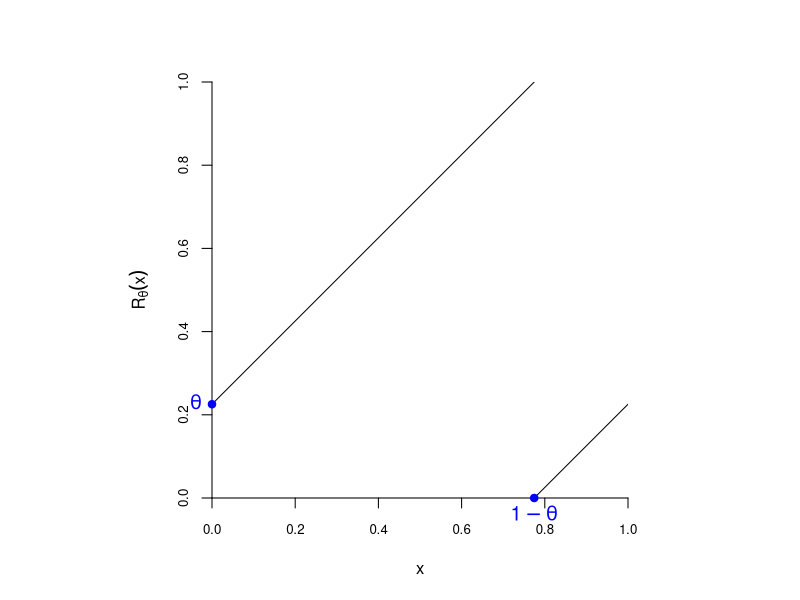
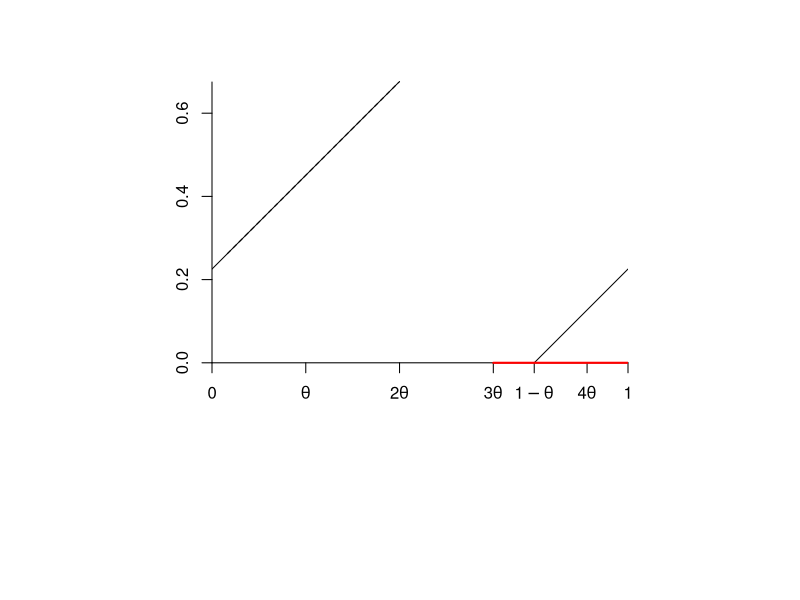
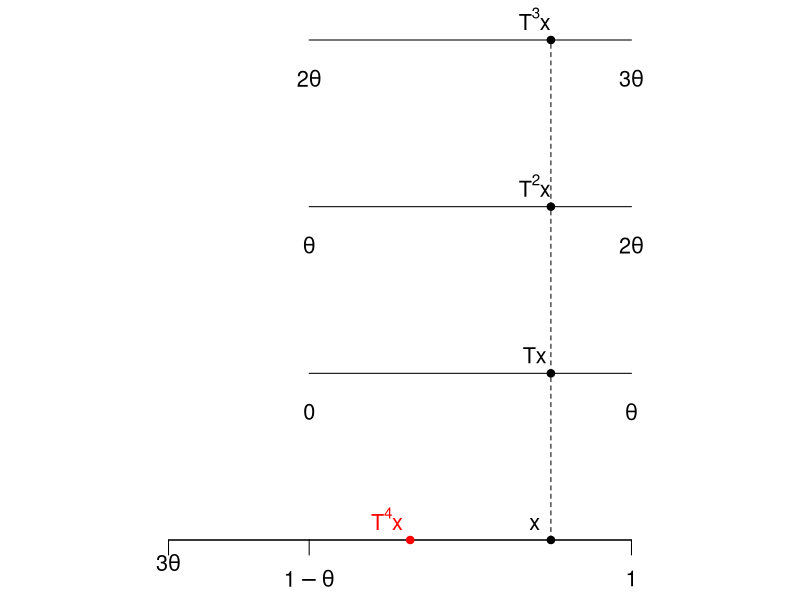
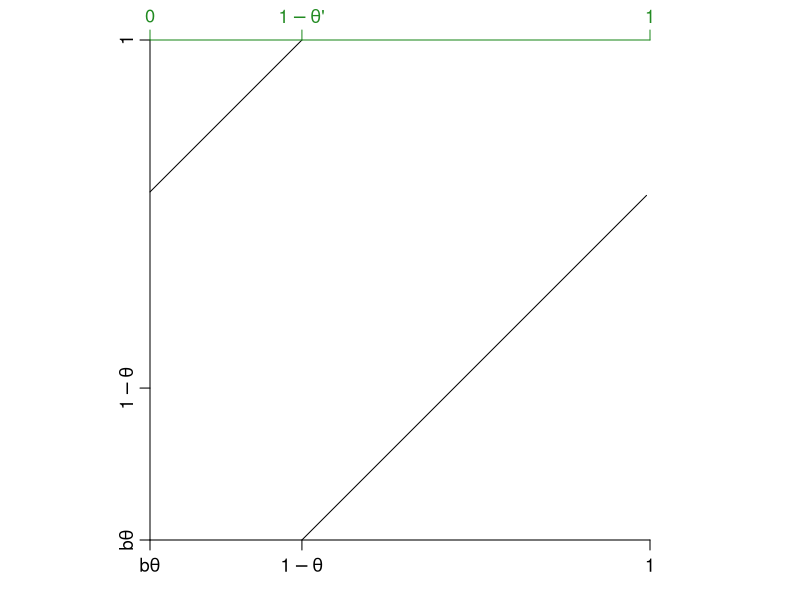
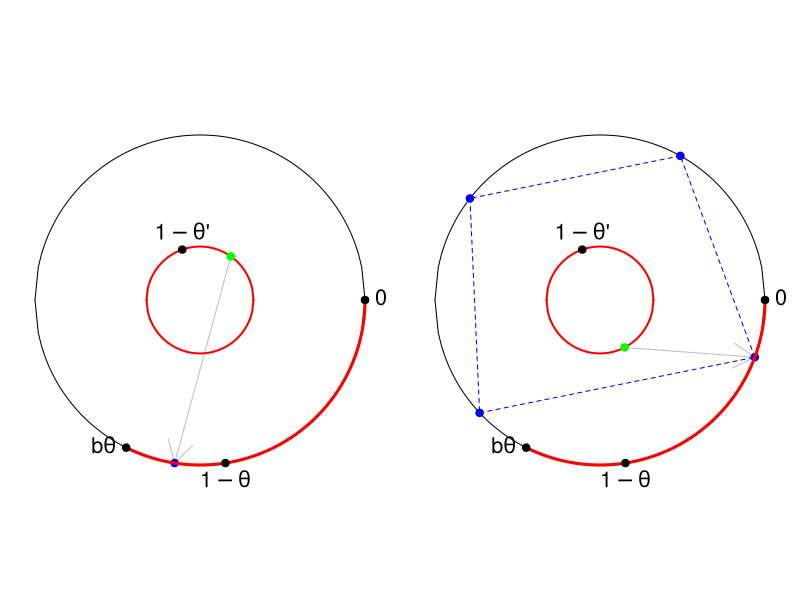
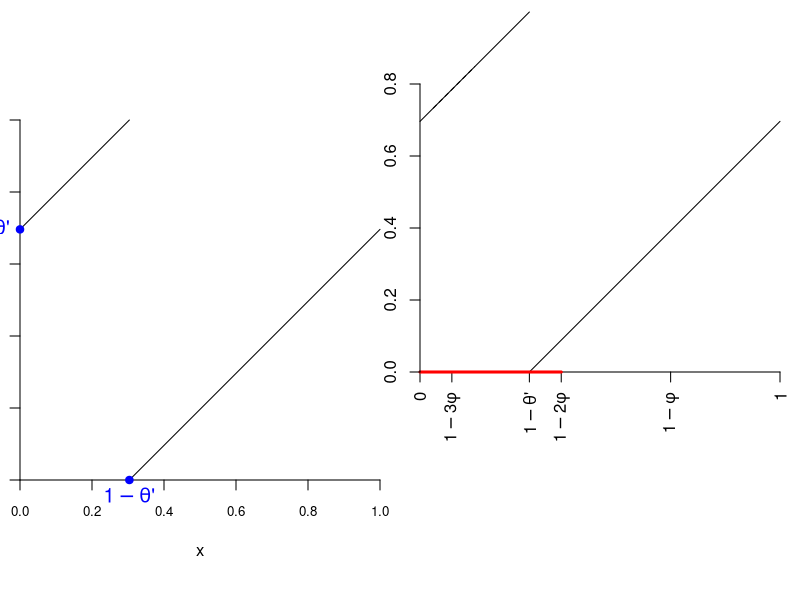
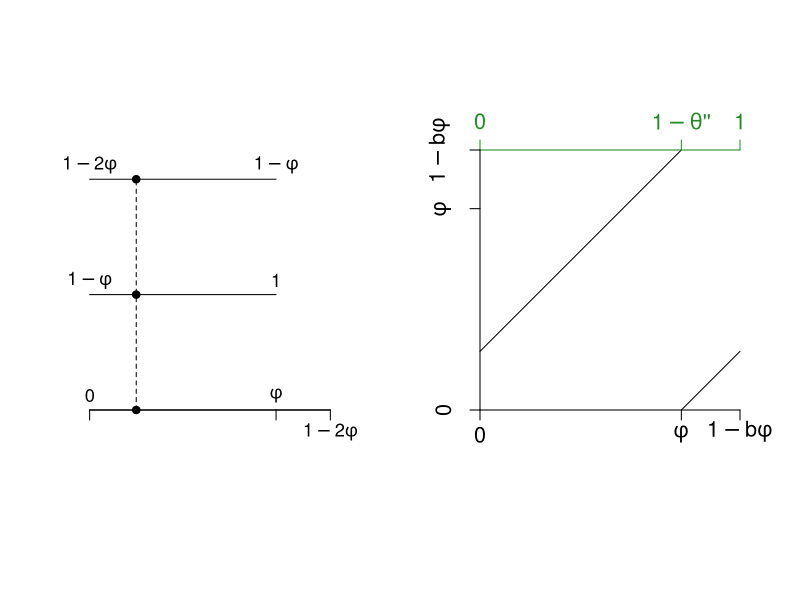
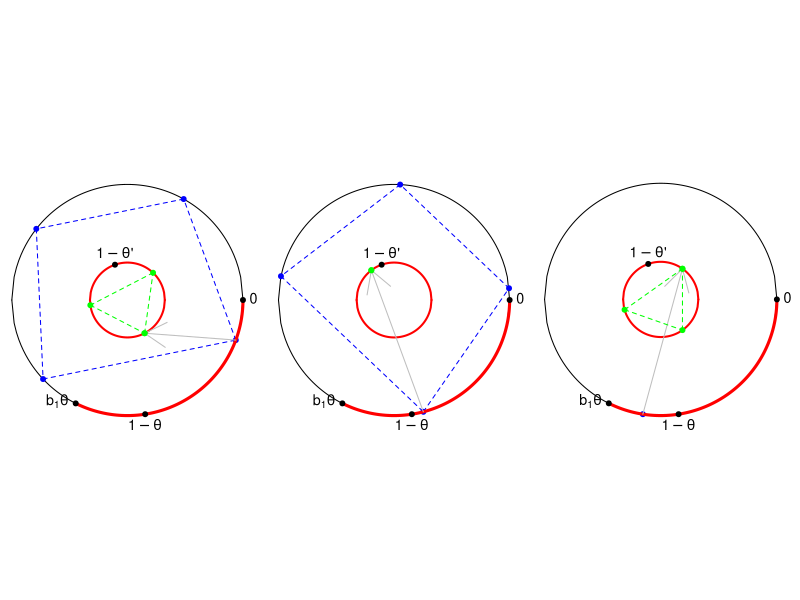

Generate these figures, in order, with R:
## ---- chunk 1
library(magrittr)
library(contfrac)
library(knitr)
opts_chunk$set(collapse=TRUE, fig.path="./assets/fig/RotationAdic-")
# trim figures
knitr::knit_hooks$set(trim = function(before, options, envir) {
  if(!before) {
    fig <- knitr::fig_path(".png", num=1) # OK chunk avec un seul plot
    #command <- sprintf("convert %s -trim %s", fig, fig)
    #system(command)
    knitr::plot_crop(fig, quiet=TRUE)
    return(invisible())
  }
})
fscale <- 1 # scale for figures
## ---- chunk 2
# plot a rotation
plot_rot <- function(theta, xlim=c(0, 1), ylim=c(0,1), ...){
  curve((x+theta)%%1, from=0, to=1-theta-.Machine$double.eps, xaxs="i", yaxs="i", axes=FALSE, xlim=xlim, ylim=ylim, ...)
  curve((x+theta)%%1, from=1-theta, to=1, add=TRUE)
  return(invisible())
}
# plot a tower
tower2 <- function(nlevels=2, height=3, xclass=3/4, xclass_labels=NULL, x0=0, x1=x0+1, labels=NULL, epsilon=0.2, mar=c(1,1,1,1), cex.labels=1, add=FALSE, ...){
  #if(!is.null(xclass)) xclass <- x1*xclass
  y <- seq(0, height, len=nlevels)
  if(!add){
    par(mar=mar, xpd=TRUE)
    plot(0, 0, ylim=c(0,height+2*max(epsilon,0)), axes=FALSE, type="n", xlab=NA, ylab=NA, ...)
  }
  for(i in 1:nlevels){
    segments(x0, y[i], x1, y[i])
  }
  if(!is.null(xclass)){
    for(x in xclass)  points(rep(xclass, nlevels), y, pch=19)
    segments(xclass, 0, xclass, height, lty="dashed")
    if(!is.null(xclass_labels)){
      for(i in 1:nlevels) text(xclass-(x1-x0)/20, y[i], xclass_labels[i], pos=3, cex=cex.labels)
    }
  }
  if(!is.null(labels)){
    if(!is.list(labels)) labels <- list(labels[1:nlevels], labels[2:(nlevels+1)])
    text(x0, y+epsilon, labels[[1]], cex=cex.labels)
    text(x1, y+epsilon, labels[[2]], cex=cex.labels)
  }
  return(invisible())
}
# gauss function
G <- function(x) 1/x-floor(1/x)
F <- function(theta, n=1){ # the function theta -> theta'
  if(theta<1/2) out <- 1/(1+G(theta))
  if(theta>1/2) out <- G(1-theta)/(1+G(1-theta))
  a <- ifelse(theta<1/2, as_cf(1-out)[2], as_cf(out)[2])
  if(n==1){
    attr(out, "a") <- a
    return(out)
  }else{
    out <- c(out, numeric(n-1))
    a <- c(a, integer(n-1))
    for(i in 1:(n-1)){
      Next <- F(out[i], 1)
      out[i+1] <- Next
      a[i+1] <- attr(Next, "a")
    }
#     x <- F(out, n-1)
#     oout <- c(out, x)
#     attr(oout, "a") <- c(attr(out, "a"), attr(x, "a"))
#     return(oout)
    attr(out, "a") <- a
    return(out)
  }
}
# induced rotation 
induced <- function(x, theta){
  # retourner aussi le range
  if(theta<0.5){
    a <- floor(1/theta)-1
    return(vapply(x, function(x){
      if(x %% 1 < a*theta) return(NaN)
      if(x %% 1 < (1-theta)) return((x+theta) %% 1) else return((x + (a+1)*theta) %% 1)
    }, numeric(1)))
  }else{
    a <- floor(1/(1-theta))-1
    return(vapply(x, function(x){
      if(x %% 1 > 1-a*(1-theta)) return(NaN)
      if(x %% 1 > (1-theta)) return((x+theta) %% 1) else return((x + (a+1)*theta) %% 1)
    }, numeric(1)))
  }
}
## ---- chunk 3
# renormalization [0,1] -> [a,b]
affine <- function(a, b){
  forward <- function(x) a + (b-a)*x
  backward <- function(y) (y-a)/(b-a)
  return(list(f=forward, b=backward))
}
H <- function(theta){
  a <- ifelse(theta<1/2, (floor(1/theta)-1)*theta, 0)
  b <- ifelse(theta<1/2, 1, 1-(floor(1/(1-theta))-1)*(1-theta))
  return(affine(a,b))
}
# join points of orbit
plot_orbit <- function(orb, r=1, ...){
  orb <- sort(orb)
  orb <- c(orb, orb[1])
  x <- r*cos(orb*2*pi); y <- r*sin(orb*2*pi)
  for(i in 1:(length(orb)-1)){
    segments(x[i], y[i], x[i+1], y[i+1], ...)
  }
  return(invisible())
}
Class <- function(x, theta){
  if(theta < 1/2){
    a <- floor(1/theta)-1
    if(x>a*theta && x<1-theta) return(x)
    k <- cut(x, breaks=c(theta*c(0:a))) %>% as.integer
    k <- ifelse(is.na(k), 0, k)
    return(c(x+c((-k):(-k+a))*theta) %% 1)
  }
  if(theta > 1/2){
    phi <- 1-theta
    a <- floor(1/phi)-1
    if(x>phi && x<1-a*phi) return(x)
    k <- cut(x, breaks=c(1-phi*c(0:a))) %>% as.integer
    k <- ifelse(is.na(k), 0, a-k+1)
    return(c(x+c((-k):(-k+a))*theta) %% 1)
  }
}
#sapply(seq(0,1,len=100), function(x) length(Class(x,theta)))
Repr <- function(x, theta){
  if(theta < 1/2){
    a <- floor(1/theta)-1
    if(x>a*theta && x<1-theta) return(x)
    k <- cut(x, breaks=c(theta*c(0:a))) %>% as.integer
    k <- ifelse(is.na(k), 0, k)
    return((x-k*theta) %% 1)
  }
  if(theta > 1/2){
    phi <- 1-theta
    a <- floor(1/phi)-1
    if(x>phi && x<1-a*phi) return(x)
    k <- cut(x, breaks=c(1-phi*c(0:a))) %>% as.integer
    k <- ifelse(is.na(k), 0, a-k+1)
    return((x+(-k+a)*theta) %% 1)
  }
}
## ---- chunk 4
(theta <- contfrac::CF(c(0,4,2,3,2,3,4,5,4,3,2,4), finite=TRUE))
## ---- chunk 5
theta0 <- theta
b1 <- floor(1/theta)-1
## ---- chunk 6
par(pty="s")
plot_rot(theta, xlab=expression(x), ylab=expression(R[theta](x)))
axis(1, cex.axis=0.8); axis(2, cex.axis=0.8)
points(c(1-theta,0), c(0,theta), pch=19, col="blue", xpd=TRUE)
text(1-theta, 0, expression(1-theta), xpd=TRUE, pos=1, cex=1.2, col="blue")
text(0, theta, expression(theta), xpd=TRUE, pos=2, cex=1.2, col="blue")
## ---- chunk 7
( b <- floor(1/theta)-1 )
## ---- chunk 8
plot_rot(theta, ylim=c(0, 0.35), asp=1, xlab=NA, ylab=NA)
at <- c(c(0:b)*theta, 1-theta, (b+1)*theta, 1)
labels <- labels0 <- c(expression(0, theta), if(b>1) sapply(2:b, function(k) parse(text=sprintf("%s*theta", k))) else NULL,
  expression(1-theta), parse(text=sprintf("%s*theta", b+1)), expression(1))
axis(1, at=at, labels=labels, pos=0)
segments(b*theta, 0, 1, 0, col="red", lwd=2)
axis(2, pos=0, at=c(0,0.2,0.4,0.6,0.8))
curve(x+ theta, add=TRUE, lty=2, xpd=TRUE, to=2*theta)
## ---- chunk 9
theta <- theta0
x <- x0 <- 1-theta/4
labels <- labels0
a <- floor(1/theta)-1
cexlabs <- 1.3
xclass_labels <- c(expression(x, Tx), if(a>1) sapply(2:a, function(k) parse(text=sprintf("T^%s*x", k)))  else NULL)
tower2(nlevels=a+1, height=3, xclass=x, xclass_labels=xclass_labels, 
       x0=1-theta, x1=1, 
       labels=list(c(expression(1-theta), labels[1:a]), c(expression(1), labels[2:(a+1)])), 
       epsilon=-0.23, cex.labels=cexlabs, 
      xlim=c(a*theta, 1), mar=c(3,1,2,1), yaxs="i")
tower2(nlevels=1, height=1, xclass=NULL, x0=a*theta, x1=1-theta, labels=NULL, epsilon=0.2, 
      add=TRUE)
axis(1, labels=c(substitute(a*theta, list(a=a)), expression(NULL, NULL)),  at=c(a*theta, 1-theta, 1), lwd=1, padj=-0.3, cex.axis=cexlabs, tck=-0.03)
points((x+(a+1)*theta) %% 1, 0, pch=19, col="red")
text((x+(a+1)*theta) %% 1 - (1-a*theta)/20, 0,  parse(text=sprintf("T^%s*x", a+1)), pos=3, col="red", 
     cex=cexlabs)
## ---- chunk 10
a <- floor(1/theta)-1
par(pty="s")
cexlabs <- 1.1
curve(induced(x, theta), from=a*theta, to=1-theta-.Machine$double.eps, xlim=c(a*theta, 1), ylim=c(a*theta, 1), xaxs="i", yaxs="i", axes=FALSE, xlab=NA, ylab=NA)
curve(induced(x, theta), from=1-theta, to=1, add=TRUE)
axis(1, labels=expression(b*theta, 1-theta, 1), at=c(a*theta, 1-theta, 1), lwd=1, padj=-0.3, cex.axis=cexlabs)
axis(2, labels=expression(b*theta, 1-theta, 1), at=c(a*theta, 1-theta, 1), lwd=1, padj=0.5, cex.axis=cexlabs)
axis(3, labels=expression(0, 1-theta*"'", 1), at=c(a*theta, 1-theta, 1), lwd=1, padj=0.5, cex.axis=cexlabs, 
     col="forestgreen", col.axis="forestgreen")
## ---- chunk 11
theta1 <- F(theta) %>% as.numeric
## ---- chunk 12

## ---- chunk 13
theta <- theta0
fplot <- function(theta, x, cexlabs=1.3){
  a <- floor(1/theta)-1
  orb <- Class(x,theta)
  x1 <- Repr(x, theta)
  x2 <- H(theta)$b(x1)
  x2 <- (1-a*theta)*c(cos(x2*2*pi), sin(x2*2*pi))
  x1 <- c(cos(x1*2*pi), sin(x1*2*pi))
  par(mar=c(1,1,1,1))
  curve(sqrt(1-x^2), from=-1, to=1, ylim=c(-1.01,1.01), asp=1,
        axes=FALSE, xlab=NA, ylab=NA)
  curve(-sqrt(1-x^2), from=-1, to=1, add=TRUE)
  arrows(x1[1], x1[2], x2[1], x2[2], lty=1, col="gray", code=1)
  points(cos(orb*2*pi), sin(orb*2*pi), col="blue", pch=19)
  plot_orbit(orb, lty="dashed", col="blue")
  # J(theta)
  seq(a*theta, 1, len=100) %>% {lines(cos(.*2*pi), sin(.*2*pi), col="red", lwd=3)}
  curve(sqrt((1-a*theta)^2-x^2), from=-(1-a*theta), to=(1-a*theta), add=TRUE, col="red", lwd=2)
  curve(-sqrt((1-a*theta)^2-x^2), from=-(1-a*theta), to=(1-a*theta), add=TRUE, col="red", lwd=2)
  points(x2[1], x2[2], col="green", pch=19)
  # 
  points(1, 0, pch=19)
  text(1, 0, expression(0), pos=4, cex=cexlabs, xpd=TRUE)
  points(cos((1-theta)*2*pi), sin((1-theta)*2*pi), pch=19)
  text(cos((1-theta)*2*pi), sin((1-theta)*2*pi), expression(1-theta), pos=1, cex=cexlabs)
  points(cos(a*theta*2*pi), sin(a*theta*2*pi), pch=19)
  text(cos(a*theta*2*pi), sin(a*theta*2*pi), expression(b*theta), pos=2, cex=cexlabs)
  r <- 1-a*theta
  points(r*cos(2*pi*(1-theta0/r)), r*sin(2*pi*(1-theta0/r)), pch=19)
  text(r*cos(2*pi*(1-theta0/r)), r*sin(2*pi*(1-theta0/r)), expression(1-theta*"'"), pos=3, cex=cexlabs)
  return(invisible())
}
layout(t(c(1,2)))
x <- mean(c(3*theta,1-theta)) 
fplot(theta,x)
x <- x0 <- 1-theta/4  # H(theta)$f(1-F(theta)+.001) #
fplot(theta,x)
## ---- chunk 14
theta <- theta1
par(pty="s")
plot_rot(theta, xlab=expression(x), ylab=expression(R[theta*"'"](x)))
axis(1, cex.axis=0.8); axis(2, cex.axis=0.8)
points(c(1-theta,0), c(0,theta), pch=19, col="blue", xpd=TRUE)
text(1-theta, 0, expression(1-theta*"'"), xpd=TRUE, pos=1, cex=1.2, col="blue")
text(0, theta, expression(theta*"'"), xpd=TRUE, pos=2, cex=1.2, col="blue")
## ---- chunk 15
theta <- theta1
phi <- 1-theta
b <- b2 <- floor(1/phi)-1
## ---- chunk 16
plot_rot(theta, ylim=c(0, 0.4), asp=1, xlab=NA, ylab=NA)
phi <- 1-theta
a <- floor(1/(1-theta))-1
at <- c(0, 1-(a+1)*phi, 1-theta, 1-c(a:2)*phi, theta, 1)
labels <- labels1 <- c(expression(0), parse(text=sprintf("1-%s*phi", a+1)), expression(1-theta*"'"),  if(a>1) sapply(a:2, function(k) parse(text=sprintf("1-%s*phi", k))) else NULL,  expression(1-phi,1))
axis(1, at=at, labels=labels, pos=0, las=3)
segments(0, 0, 1-a*phi, 0, col="red", lwd=3)
axis(2, pos=0, at=c(0,0.2,0.4, 0.6, 0.8))
curve(x+ theta, add=TRUE, lty=2, xpd=TRUE, to=phi/2)
#abline(h=theta1)
## ---- chunk 17
theta <- theta1
a <- b2
cexlabs <- 1.1
tower2(nlevels=a+1, height=3, xclass=(1-theta)/4, x0=0, x1=1-theta, 
       labels=list(c(expression(0), rev(labels)[2:(a+1)]), c(expression(phi, 1), if(a>1) rev(labels)[2:a] else NULL)), 
       epsilon=0.19, cex.labels=cexlabs, 
      xlim=c(0, 1-a*phi), mar=c(3,4,1,3), yaxs="i")
tower2(nlevels=1, height=1, xclass=NULL, x0=1-theta, x1=1-a*phi, labels=NULL, epsilon=0.2, 
      add=TRUE)
#points(c(a*theta,1-theta,1), c(0,0,0), xpd=TRUE)
#axis(1, labels=c("a theta", "1-theta", "1"), at=c(a*theta,1-theta,1), lwd=1)
axis(1, labels= c(expression(NULL, NULL), substitute(1-a*phi, list(a=a))), at=c(0, 1-theta, 1-a*(1-theta)), lwd=1, padj=-0.3, cex.axis=cexlabs)
## ---- chunk 18
theta <- theta1
a <- b2
par(pty="s")
curve(induced(x, theta), from=0, to=1-theta-.Machine$double.eps, xlim=c(0, 1-a*(1-theta)), 
      ylim=c(0, 1-a*(1-theta)), xaxs="i", yaxs="i", axes=FALSE, xlab=NA, ylab=NA)
curve(induced(x, theta), from=1-theta+.Machine$double.eps, to=1-a*(1-theta), add=TRUE)
axis(1, labels=expression(0, phi, 1-b*phi), at=c(0, 1-theta, 1-a*(1-theta)), 
     lwd=1, padj=-0.2, cex.axis=1.3)
axis(3, labels=expression(0, 1-theta*"''", 1), at=c(0, 1-theta, 1-a*(1-theta)), 
     lwd=1, padj=0.2, cex.axis=1.3, 
     col="forestgreen", col.axis="forestgreen")
axis(2, labels=expression(0, phi, 1-b*phi), at=c(0, 1-theta, 1-a*(1-theta)), lwd=1, padj=-0.3, cex.axis=1.3)
## ---- chunk 19
theta <- theta0
a <- b1
#
labs <- function(cexlabs=1.3){
  points(1, 0, pch=19)
  text(1, 0, expression(0), pos=4, cex=cexlabs, xpd=TRUE)
  points(cos((1-theta)*2*pi), sin((1-theta)*2*pi), pch=19)
  text(cos((1-theta)*2*pi), sin((1-theta)*2*pi), expression(1-theta), pos=1, cex=cexlabs)
  points(cos(a*theta*2*pi), sin(a*theta*2*pi), pch=19)
  text(cos(a*theta*2*pi), sin(a*theta*2*pi), expression(b[1]*theta), pos=2, cex=cexlabs)
  r <- 1-a*theta
  points(r*cos(2*pi*(1-theta0/r)), r*sin(2*pi*(1-theta0/r)), pch=19)
  text(r*cos(2*pi*(1-theta0/r)), r*sin(2*pi*(1-theta0/r)), expression(1-theta*"'"), pos=3, cex=cexlabs)
  return(invisible())
}
## 1er cas 
x <- x0
#layout(t(matrix(1:4,ncol=2)))
layout(t(matrix(1:3,ncol=1)))
par(mar=c(0,.1,0,1))
curve(sqrt(1-x^2), from=-1, to=1, ylim=c(-1.01,1.01), asp=1,
      axes=FALSE, xlab=NA, ylab=NA)
curve(-sqrt(1-x^2), from=-1, to=1, add=TRUE)
orb <- Class(x,theta)
points(cos(orb*2*pi), sin(orb*2*pi), col="blue", pch=19)
plot_orbit(orb, lty="dashed", col="blue")
# J(theta)
seq(a*theta, 1, len=100) %>% {lines(cos(.*2*pi), sin(.*2*pi), col="red", lwd=3)}
curve(sqrt((1-a*theta)^2-x^2), from=-(1-a*theta), to=(1-a*theta), add=TRUE, col="red", lwd=2)
curve(-sqrt((1-a*theta)^2-x^2), from=-(1-a*theta), to=(1-a*theta), add=TRUE, col="red", lwd=2)
x1 <- Repr(x, theta) # representative of x
x2 <- H(theta)$b(x1) # image of x1 on the small circle
orb <- Class(x2, F(theta))
x2 <- (1-a*theta)*c(cos(x2*2*pi), sin(x2*2*pi))
x1 <- c(cos(x1*2*pi), sin(x1*2*pi))
arrows(x1[1], x1[2], x2[1], x2[2], lty=1, col="gray")
points(x2[1], x2[2], col="green", pch=19)
## 
points((1-a*theta)*cos(orb*2*pi), (1-a*theta)*sin(orb*2*pi), col="green", pch=19)
plot_orbit(orb, r=(1-a*theta), lty=2, col="green")
#
labs()
## 2ème cas
x <- H(theta)$f(1-F(theta)+.05)
par(mar=c(0,.1,0,1))
curve(sqrt(1-x^2), from=-1, to=1, ylim=c(-1.01,1.01), asp=1,
      axes=FALSE, xlab=NA, ylab=NA)
curve(-sqrt(1-x^2), from=-1, to=1, add=TRUE)
orb <- Class(x,theta)
points(cos(orb*2*pi), sin(orb*2*pi), col="blue", pch=19)
plot_orbit(orb, lty="dashed", col="blue")
# J(theta)
seq(a*theta, 1, len=100) %>% {lines(cos(.*2*pi), sin(.*2*pi), col="red", lwd=3)}
curve(sqrt((1-a*theta)^2-x^2), from=-(1-a*theta), to=(1-a*theta), add=TRUE, col="red", lwd=2)
curve(-sqrt((1-a*theta)^2-x^2), from=-(1-a*theta), to=(1-a*theta), add=TRUE, col="red", lwd=2)
x1 <- Repr(x, theta)
x2 <- H(theta)$b(x1)
orb <- Class(x2, F(theta))
x2 <- (1-a*theta)*c(cos(x2*2*pi), sin(x2*2*pi))
x1 <- c(cos(x1*2*pi), sin(x1*2*pi))
arrows(x1[1], x1[2], x2[1], x2[2], lty=1, col="gray")
points(x2[1], x2[2], col="green", pch=19)
## 
points((1-a*theta)*cos(orb*2*pi), (1-a*theta)*sin(orb*2*pi), col="green", pch=19)
#
labs()
## 3ème cas 
x <- (a*theta+1-theta)/2
par(mar=c(0,.1,0,1))
curve(sqrt(1-x^2), from=-1, to=1, ylim=c(-1.01,1), asp=1,
      axes=FALSE, xlab=NA, ylab=NA)
curve(-sqrt(1-x^2), from=-1, to=1, add=TRUE)
orb <- Class(x,theta)
points(cos(orb*2*pi), sin(orb*2*pi), col="blue", pch=19)
# J(theta)
seq(a*theta, 1, len=100) %>% {lines(cos(.*2*pi), sin(.*2*pi), col="red", lwd=3)}
curve(sqrt((1-a*theta)^2-x^2), from=-(1-a*theta), to=(1-a*theta), add=TRUE, col="red", lwd=2)
curve(-sqrt((1-a*theta)^2-x^2), from=-(1-a*theta), to=(1-a*theta), add=TRUE, col="red", lwd=2)
x1 <- Repr(x, theta)
x2 <- H(theta)$b(x1)
orb <- Class(x2, F(theta))
x2 <- (1-a*theta)*c(cos(x2*2*pi), sin(x2*2*pi))
x1 <- c(cos(x1*2*pi), sin(x1*2*pi))
arrows(x1[1], x1[2], x2[1], x2[2], lty=1, col="gray")
points(x2[1], x2[2], col="green", pch=19)
## 
points((1-a*theta)*cos(orb*2*pi), (1-a*theta)*sin(orb*2*pi), col="green", pch=19)
plot_orbit(orb, r=(1-a*theta), lty=2, col="green")
# 
labs()
## ---- chunk 20
theta <- theta0
a <- b1
x <- x0
par(mar=c(0,.1,0,1))
curve(sqrt(1-x^2), from=-1, to=1, ylim=c(-1.01,1.01), asp=1,
      axes=FALSE, xlab=NA, ylab=NA)
curve(-sqrt(1-x^2), from=-1, to=1, add=TRUE)
seq(a*theta, 1, len=100) %>% {lines(cos(.*2*pi), sin(.*2*pi), col="red", lwd=3)}
curve(sqrt((1-a*theta)^2-x^2), from=-(1-a*theta), to=(1-a*theta), add=TRUE, col="red", lwd=2)
curve(-sqrt((1-a*theta)^2-x^2), from=-(1-a*theta), to=(1-a*theta), add=TRUE, col="red", lwd=2)
x1 <- Repr(x, theta) # representative of x
x2 <- H(theta)$b(x1) # image of x1 on the small circle
orb2 <- Class(x2, F(theta))
plot_orbit(orb2, r=(1-a*theta), lty=2, col="green")
x_repr <- x1
blues <- H(theta)$f(orb2) # représentants bleus de orb(x2)
i0 <- which(blues==x1)
for(i in seq_along(blues)){
  x1 <- blues[i]
  orb <- Class(x1,theta)
  points(cos(orb*2*pi), sin(orb*2*pi), col="blue", pch=19)
  if(length(orb)>1) plot_orbit(orb, lty="dashed", col="blue")
  x2 <- orb2[i]
  x2 <- (1-a*theta)*c(cos(x2*2*pi), sin(x2*2*pi))
  x1 <- c(cos(x1*2*pi), sin(x1*2*pi))
  arrows(x1[1], x1[2], x2[1], x2[2], lty=1, col="gray", code=ifelse(i==i0, 2, 1))
  points(x2[1], x2[2], col="green", pch=19)
}
labs()
## ---- chunk 21
knitr::knit_exit()
## ---- chunk 22
knit_exit()
## ---- chunk 23
G <- function(x) 1/x-floor(1/x)
( alpha <- (sqrt(5)-1)/2 )
1- G(1-alpha)/(1+G(1-alpha))
